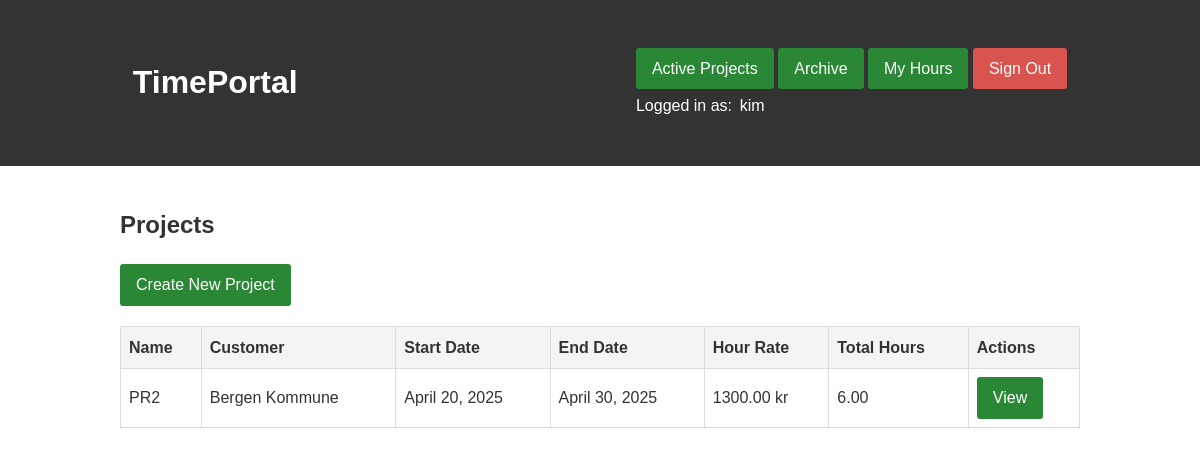
Page /projects/ (signed in) on the committed database.
### projects/models.py (models this page shows, shortened)
class Project(models.Model):
    name = models.CharField(max_length=200)
    description = models.TextField(blank=True)
    start_date = models.DateField()
    end_date = models.DateField(null=True, blank=True)
    customer = models.ForeignKey('Customer', on_delete=models.SET_NULL, null=True, blank=True)
    is_spot_service = models.BooleanField(default=False)
    hour_rate = models.DecimalField(max_digits=10, decimal_places=2, null=True, blank=True)
    user = models.ForeignKey(User, on_delete=models.CASCADE, related_name='projects')
    is_finished = models.BooleanField(default=False)
    def total_hours(self):
        return sum(entry.hours for entry in self.timeentry_set.all())

class Customer(models.Model):
    name = models.CharField(max_length=200)
    contact_person = models.CharField(max_length=200, blank=True)
    email = models.EmailField(blank=True)
    phone = models.CharField(max_length=20, blank=True)
    address = models.TextField(blank=True)
    invoice_email = models.EmailField(blank=True)
    invoice_address = models.TextField(blank=True)
    org_number = models.CharField(max_length=20, blank=True)
    default_hour_rate = models.DecimalField(max_digits=10, decimal_places=2, default=2000)
    def __str__(self):
        return self.name

class TimeEntry(models.Model):
    project = models.ForeignKey(Project, on_delete=models.CASCADE)
    user = models.ForeignKey(User, on_delete=models.CASCADE)
    date = models.DateField()
    hours = models.DecimalField(max_digits=5, decimal_places=2)
    description = models.TextField(blank=True)

### projects/views.py (the view)
# urls.py: path('projects/', views.project_list, name='project_list'),
@login_required
def project_list(request):
    projects = Project.objects.filter(is_finished=False).order_by('start_date')
    return render(request, 'projects/project_list.html', {'projects': projects})

### projects/templates/projects/project_list.html (shortened to what this page needs)
{% extends 'projects/base.html' %}
{% block content %}
    <h2>Projects</h2>
    <div style="margin-bottom: 20px;">
        <a href="{% url 'create_project' %}" class="btn">Create New Project</a>
    </div>
    {% if projects %}
        <table>
            <thead>
                <tr>
                    <th>Name</th>
                    <th>Customer</th>
                    <th>Start Date</th>
                    <th>End Date</th>
                    <th>Hour Rate</th>
                    <th>Total Hours</th>
                    <th>Actions</th>
                </tr>
            </thead>
            <tbody>
                {% for project in projects %}
                <tr>
                    <td>{{ project.name }}</td>
                    <td>{% if project.is_spot_service %}Spot Service{% else %}{{ project.customer|default:"-" }}{% endif %}</td>
                    <td>{{ project.start_date }}</td>
                    <td>{{ project.end_date|default:"-" }}</td>
                    <td>{{ project.hour_rate }} kr</td>
                    <td>{{ project.total_hours }}</td>
                    <td>
                        <a href="{% url 'project_detail' project.id %}" class="btn">View</a>
                    </td>
                </tr>
                {% endfor %}
            </tbody>
        </table>
    {% else %}
        <p>No projects available.</p>
    {% endif %}
{% endblock %}

### projects/templates/projects/base.html (shortened to what this page needs)
<!DOCTYPE html>
<html>
<head>
</head>
<body>
    <header>
        <div class="container">
            <div class="header-content">
                <h1><a href="{% url 'project_list' %}">TimePortal</a></h1>
                {% if user.is_authenticated %}
                <div>
                    <a href="{% url 'project_list' %}" class="btn">Active Projects</a>
                    <a href="{% url 'project_archive' %}" class="btn">Archive</a>
                    <a href="{% url 'user_hours_overview' %}" class="btn">My Hours</a>
                    <a href="{% url 'logout' %}" class="btn btn-logout">Sign Out</a>
                    <br>
                    <div id="user-info">
                        <span>Logged in as:</span>
                        <span>{{ user.username }}</span>
                    </div>
                </div>
                {% endif %}
            </div>
        </div>
    </header>
    <div class="container">
        {% block content %}{% endblock %}
    </div>
</body>
</html>

### projects/templates/projects/base.html (style rules this page uses)
body { font-family: Arial, sans-serif; line-height: 1.6; margin: 0; padding: 0; color: #333; }
.container { width: 80%; margin: 0 auto; padding: 20px; }
header { background: #333; color: #fff; padding: 1rem; }
header a { color: #fff; text-decoration: none; }
.header-content { display: flex; justify-content: space-between; align-items: center; }
.btn { display: inline-block; background: #333; color: #fff; padding: 0.5rem 1rem; text-decoration: none; border-radius: 3px; background: #2a8735; }
.btn-logout { background: #d9534f; }
table { width: 100%; border-collapse: collapse; margin: 1rem 0; }
table, th, td { border: 1px solid #ddd; }
th, td { padding: 0.5rem; text-align: left; }
th { background-color: #f4f4f4; }
#user-info { margin-top: 0.2rem; }
#user-info span { margin-right: 0.2rem; }

### rows in the picture
Project: name "PR2", customer "Bergen Kommune", start_date "April 20, 2025", end_date "April 30, 2025", hour_rate "1300.00", total_hours "6.00"

### other values in the picture
{{ user.username }} "kim"
